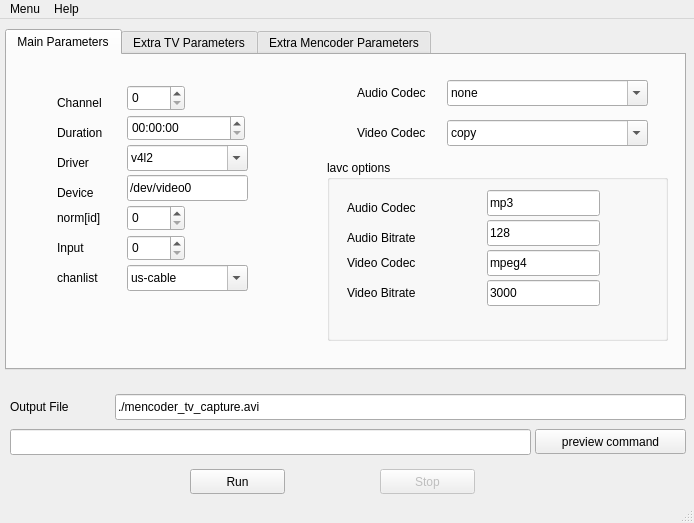
<ui version="4.0" >
 <class>MainWindow</class>
 <widget class="QMainWindow" name="MainWindow" >
  <property name="geometry" >
   <rect>
    <x>0</x>
    <y>0</y>
    <width>694</width>
    <height>523</height>
   </rect>
  </property>
  <property name="windowTitle" >
   <string>mencoder TV Capture GUI</string>
  </property>
  <widget class="QWidget" name="centralwidget" >
   <widget class="QPushButton" name="runButton" >
    <property name="geometry" >
     <rect>
      <x>190</x>
      <y>450</y>
      <width>95</width>
      <height>25</height>
     </rect>
    </property>
    <property name="text" >
     <string>Run</string>
    </property>
   </widget>
   <widget class="QLineEdit" name="outputfile" >
    <property name="geometry" >
     <rect>
      <x>115</x>
      <y>375</y>
      <width>571</width>
      <height>26</height>
     </rect>
    </property>
    <property name="text" >
     <string>./mencoder_tv_capture.avi</string>
    </property>
   </widget>
   <widget class="QLabel" name="label" >
    <property name="geometry" >
     <rect>
      <x>10</x>
      <y>380</y>
      <width>101</width>
      <height>16</height>
     </rect>
    </property>
    <property name="text" >
     <string>Output File</string>
    </property>
   </widget>
   <widget class="QPushButton" name="previewButton" >
    <property name="geometry" >
     <rect>
      <x>535</x>
      <y>410</y>
      <width>151</width>
      <height>25</height>
     </rect>
    </property>
    <property name="text" >
     <string>preview command</string>
    </property>
   </widget>
   <widget class="QLineEdit" name="previewcommand" >
    <property name="geometry" >
     <rect>
      <x>10</x>
      <y>410</y>
      <width>521</width>
      <height>26</height>
     </rect>
    </property>
    <property name="readOnly" >
     <bool>false</bool>
    </property>
   </widget>
   <widget class="QPushButton" name="stopButton" >
    <property name="enabled" >
     <bool>false</bool>
    </property>
    <property name="geometry" >
     <rect>
      <x>380</x>
      <y>450</y>
      <width>95</width>
      <height>25</height>
     </rect>
    </property>
    <property name="text" >
     <string>Stop</string>
    </property>
    <property name="checkable" >
     <bool>false</bool>
    </property>
   </widget>
   <widget class="QTabWidget" name="tabWidget" >
    <property name="geometry" >
     <rect>
      <x>5</x>
      <y>10</y>
      <width>681</width>
      <height>341</height>
     </rect>
    </property>
    <property name="currentIndex" >
     <number>0</number>
    </property>
    <widget class="QWidget" name="tab" >
     <attribute name="title" >
      <string>Main Parameters</string>
     </attribute>
     <widget class="QLabel" name="label_12" >
      <property name="geometry" >
       <rect>
        <x>50</x>
        <y>130</y>
        <width>66</width>
        <height>16</height>
       </rect>
      </property>
      <property name="text" >
       <string>Device</string>
      </property>
     </widget>
     <widget class="QLabel" name="label_6" >
      <property name="geometry" >
       <rect>
        <x>50</x>
        <y>155</y>
        <width>54</width>
        <height>16</height>
       </rect>
      </property>
      <property name="text" >
       <string>norm[id]</string>
      </property>
     </widget>
     <widget class="QSpinBox" name="norm" >
      <property name="geometry" >
       <rect>
        <x>120</x>
        <y>150</y>
        <width>58</width>
        <height>26</height>
       </rect>
      </property>
      <property name="toolTip" >
       <string>0 = NTSC
1 = NTSC-M
2 = NTSC-M-JP
3 = NTSC-M-KR
4 = PAL
5 = PAL-BG
6 = PAL-H
7 = PAL-I
8 = PAL-DK
9 = PAL-M
10 = PAL-N
11 = PAL-Nc
12 = PAL-60
13 = SECAM
14 = SECAM-B
15 = SECAM-G
16 = SECAM-H
17 = SECAM-DK
18 = SECAM-L
19 = SECAM-Lc</string>
      </property>
      <property name="value" >
       <number>0</number>
      </property>
     </widget>
     <widget class="QComboBox" name="driver" >
      <property name="geometry" >
       <rect>
        <x>120</x>
        <y>90</y>
        <width>121</width>
        <height>26</height>
       </rect>
      </property>
      <property name="editable" >
       <bool>true</bool>
      </property>
      <item>
       <property name="text" >
        <string>v4l2</string>
       </property>
      </item>
      <item>
       <property name="text" >
        <string>v4l</string>
       </property>
      </item>
     </widget>
     <widget class="QLineEdit" name="device" >
      <property name="geometry" >
       <rect>
        <x>120</x>
        <y>120</y>
        <width>121</width>
        <height>26</height>
       </rect>
      </property>
      <property name="text" >
       <string>/dev/video0</string>
      </property>
     </widget>
     <widget class="QLabel" name="label_8" >
      <property name="geometry" >
       <rect>
        <x>350</x>
        <y>30</y>
        <width>91</width>
        <height>16</height>
       </rect>
      </property>
      <property name="text" >
       <string>Audio Codec</string>
      </property>
     </widget>
     <widget class="QComboBox" name="videocodec" >
      <property name="geometry" >
       <rect>
        <x>440</x>
        <y>65</y>
        <width>201</width>
        <height>26</height>
       </rect>
      </property>
      <property name="editable" >
       <bool>true</bool>
      </property>
      <item>
       <property name="text" >
        <string>copy</string>
       </property>
      </item>
      <item>
       <property name="text" >
        <string>raw</string>
       </property>
      </item>
      <item>
       <property name="text" >
        <string>lavc</string>
       </property>
      </item>
      <item>
       <property name="text" >
        <string>libdv</string>
       </property>
      </item>
      <item>
       <property name="text" >
        <string>xvid</string>
       </property>
      </item>
     </widget>
     <widget class="QSpinBox" name="input" >
      <property name="geometry" >
       <rect>
        <x>120</x>
        <y>180</y>
        <width>58</width>
        <height>26</height>
       </rect>
      </property>
     </widget>
     <widget class="QLabel" name="label_2" >
      <property name="geometry" >
       <rect>
        <x>50</x>
        <y>40</y>
        <width>54</width>
        <height>16</height>
       </rect>
      </property>
      <property name="text" >
       <string>Channel</string>
      </property>
     </widget>
     <widget class="QComboBox" name="chanlist" >
      <property name="geometry" >
       <rect>
        <x>120</x>
        <y>210</y>
        <width>121</width>
        <height>26</height>
       </rect>
      </property>
      <property name="editable" >
       <bool>true</bool>
      </property>
      <item>
       <property name="text" >
        <string>us-cable</string>
       </property>
      </item>
      <item>
       <property name="text" >
        <string>us-bcast</string>
       </property>
      </item>
      <item>
       <property name="text" >
        <string>europe-east</string>
       </property>
      </item>
      <item>
       <property name="text" >
        <string>europe-west</string>
       </property>
      </item>
     </widget>
     <widget class="QLabel" name="label_7" >
      <property name="geometry" >
       <rect>
        <x>50</x>
        <y>215</y>
        <width>54</width>
        <height>16</height>
       </rect>
      </property>
      <property name="text" >
       <string>chanlist</string>
      </property>
     </widget>
     <widget class="QSpinBox" name="channel" >
      <property name="geometry" >
       <rect>
        <x>120</x>
        <y>30</y>
        <width>58</width>
        <height>26</height>
       </rect>
      </property>
     </widget>
     <widget class="QLabel" name="label_4" >
      <property name="geometry" >
       <rect>
        <x>50</x>
        <y>100</y>
        <width>71</width>
        <height>16</height>
       </rect>
      </property>
      <property name="text" >
       <string>Driver</string>
      </property>
     </widget>
     <widget class="QLabel" name="label_3" >
      <property name="geometry" >
       <rect>
        <x>50</x>
        <y>70</y>
        <width>66</width>
        <height>16</height>
       </rect>
      </property>
      <property name="text" >
       <string>Duration</string>
      </property>
     </widget>
     <widget class="QLabel" name="label_9" >
      <property name="geometry" >
       <rect>
        <x>350</x>
        <y>70</y>
        <width>91</width>
        <height>16</height>
       </rect>
      </property>
      <property name="text" >
       <string>Video Codec</string>
      </property>
     </widget>
     <widget class="QComboBox" name="audiocodec" >
      <property name="geometry" >
       <rect>
        <x>440</x>
        <y>25</y>
        <width>201</width>
        <height>26</height>
       </rect>
      </property>
      <property name="editable" >
       <bool>true</bool>
      </property>
      <item>
       <property name="text" >
        <string>none</string>
       </property>
      </item>
      <item>
       <property name="text" >
        <string>copy</string>
       </property>
      </item>
      <item>
       <property name="text" >
        <string>pcm</string>
       </property>
      </item>
      <item>
       <property name="text" >
        <string>mp3lame</string>
       </property>
      </item>
      <item>
       <property name="text" >
        <string>lavc</string>
       </property>
      </item>
     </widget>
     <widget class="QTimeEdit" name="duration" >
      <property name="geometry" >
       <rect>
        <x>120</x>
        <y>60</y>
        <width>118</width>
        <height>26</height>
       </rect>
      </property>
      <property name="displayFormat" >
       <string>HH:mm:ss</string>
      </property>
     </widget>
     <widget class="QLabel" name="label_5" >
      <property name="geometry" >
       <rect>
        <x>50</x>
        <y>185</y>
        <width>61</width>
        <height>16</height>
       </rect>
      </property>
      <property name="text" >
       <string>Input</string>
      </property>
     </widget>
     <widget class="QGroupBox" name="groupBox" >
      <property name="geometry" >
       <rect>
        <x>320</x>
        <y>105</y>
        <width>341</width>
        <height>181</height>
       </rect>
      </property>
      <property name="title" >
       <string>lavc options</string>
      </property>
      <widget class="QLineEdit" name="lavc_audiocodec" >
       <property name="geometry" >
        <rect>
         <x>160</x>
         <y>30</y>
         <width>113</width>
         <height>26</height>
        </rect>
       </property>
       <property name="text" >
        <string>mp3</string>
       </property>
      </widget>
      <widget class="QLineEdit" name="lavc_audiobitrate" >
       <property name="geometry" >
        <rect>
         <x>160</x>
         <y>60</y>
         <width>113</width>
         <height>26</height>
        </rect>
       </property>
       <property name="text" >
        <string>128</string>
       </property>
      </widget>
      <widget class="QLabel" name="label_19" >
       <property name="geometry" >
        <rect>
         <x>20</x>
         <y>40</y>
         <width>136</width>
         <height>16</height>
        </rect>
       </property>
       <property name="text" >
        <string>Audio Codec</string>
       </property>
      </widget>
      <widget class="QLabel" name="label_20" >
       <property name="geometry" >
        <rect>
         <x>20</x>
         <y>70</y>
         <width>136</width>
         <height>16</height>
        </rect>
       </property>
       <property name="text" >
        <string>Audio Bitrate</string>
       </property>
      </widget>
      <widget class="QLineEdit" name="lavc_videocodec" >
       <property name="geometry" >
        <rect>
         <x>160</x>
         <y>90</y>
         <width>113</width>
         <height>26</height>
        </rect>
       </property>
       <property name="text" >
        <string>mpeg4</string>
       </property>
      </widget>
      <widget class="QLabel" name="label_21" >
       <property name="geometry" >
        <rect>
         <x>20</x>
         <y>95</y>
         <width>136</width>
         <height>16</height>
        </rect>
       </property>
       <property name="text" >
        <string>Video Codec</string>
       </property>
      </widget>
      <widget class="QLabel" name="label_22" >
       <property name="geometry" >
        <rect>
         <x>20</x>
         <y>125</y>
         <width>136</width>
         <height>16</height>
        </rect>
       </property>
       <property name="text" >
        <string>Video Bitrate</string>
       </property>
      </widget>
      <widget class="QLineEdit" name="lavc_videobitrate" >
       <property name="geometry" >
        <rect>
         <x>160</x>
         <y>120</y>
         <width>113</width>
         <height>26</height>
        </rect>
       </property>
       <property name="text" >
        <string>3000</string>
       </property>
      </widget>
     </widget>
    </widget>
    <widget class="QWidget" name="tab_2" >
     <attribute name="title" >
      <string>Extra TV Parameters</string>
     </attribute>
     <widget class="QLabel" name="label_10" >
      <property name="geometry" >
       <rect>
        <x>40</x>
        <y>210</y>
        <width>521</width>
        <height>16</height>
       </rect>
      </property>
      <property name="text" >
       <string>Extra tv parameters (delimited by :)</string>
      </property>
     </widget>
     <widget class="QLineEdit" name="extratvparms" >
      <property name="geometry" >
       <rect>
        <x>32</x>
        <y>230</y>
        <width>541</width>
        <height>26</height>
       </rect>
      </property>
     </widget>
     <widget class="QLineEdit" name="tvwidth" >
      <property name="geometry" >
       <rect>
        <x>110</x>
        <y>10</y>
        <width>113</width>
        <height>26</height>
       </rect>
      </property>
      <property name="text" >
       <string/>
      </property>
     </widget>
     <widget class="QLineEdit" name="tvheight" >
      <property name="geometry" >
       <rect>
        <x>110</x>
        <y>40</y>
        <width>113</width>
        <height>26</height>
       </rect>
      </property>
      <property name="text" >
       <string/>
      </property>
     </widget>
     <widget class="QLabel" name="label_13" >
      <property name="geometry" >
       <rect>
        <x>10</x>
        <y>45</y>
        <width>96</width>
        <height>16</height>
       </rect>
      </property>
      <property name="text" >
       <string>Height</string>
      </property>
     </widget>
     <widget class="QLabel" name="label_14" >
      <property name="geometry" >
       <rect>
        <x>10</x>
        <y>20</y>
        <width>101</width>
        <height>16</height>
       </rect>
      </property>
      <property name="text" >
       <string>Width</string>
      </property>
     </widget>
     <widget class="QLineEdit" name="audiorate" >
      <property name="geometry" >
       <rect>
        <x>110</x>
        <y>70</y>
        <width>113</width>
        <height>26</height>
       </rect>
      </property>
      <property name="text" >
       <string/>
      </property>
     </widget>
     <widget class="QLabel" name="label_17" >
      <property name="geometry" >
       <rect>
        <x>10</x>
        <y>75</y>
        <width>81</width>
        <height>46</height>
       </rect>
      </property>
      <property name="text" >
       <string>Audio Rate</string>
      </property>
      <property name="alignment" >
       <set>Qt::AlignLeading|Qt::AlignLeft|Qt::AlignTop</set>
      </property>
      <property name="wordWrap" >
       <bool>true</bool>
      </property>
     </widget>
     <widget class="QLabel" name="label_24" >
      <property name="geometry" >
       <rect>
        <x>230</x>
        <y>75</y>
        <width>54</width>
        <height>16</height>
       </rect>
      </property>
      <property name="text" >
       <string>Hz</string>
      </property>
     </widget>
    </widget>
    <widget class="QWidget" name="tab_3" >
     <attribute name="title" >
      <string>Extra Mencoder Parameters</string>
     </attribute>
     <widget class="QLabel" name="label_11" >
      <property name="geometry" >
       <rect>
        <x>40</x>
        <y>220</y>
        <width>451</width>
        <height>16</height>
       </rect>
      </property>
      <property name="text" >
       <string>Extra mencoder parameters (delimited by spaces)</string>
      </property>
     </widget>
     <widget class="QLineEdit" name="extramencoderparms" >
      <property name="geometry" >
       <rect>
        <x>32</x>
        <y>240</y>
        <width>541</width>
        <height>26</height>
       </rect>
      </property>
      <property name="text" >
       <string/>
      </property>
     </widget>
     <widget class="QLabel" name="label_15" >
      <property name="geometry" >
       <rect>
        <x>20</x>
        <y>15</y>
        <width>66</width>
        <height>16</height>
       </rect>
      </property>
      <property name="text" >
       <string>Width</string>
      </property>
     </widget>
     <widget class="QLabel" name="label_16" >
      <property name="geometry" >
       <rect>
        <x>20</x>
        <y>45</y>
        <width>61</width>
        <height>16</height>
       </rect>
      </property>
      <property name="text" >
       <string>Height</string>
      </property>
     </widget>
     <widget class="QLineEdit" name="scalewidth" >
      <property name="geometry" >
       <rect>
        <x>90</x>
        <y>10</y>
        <width>113</width>
        <height>26</height>
       </rect>
      </property>
      <property name="text" >
       <string/>
      </property>
     </widget>
     <widget class="QLineEdit" name="scaleheight" >
      <property name="geometry" >
       <rect>
        <x>90</x>
        <y>40</y>
        <width>113</width>
        <height>26</height>
       </rect>
      </property>
      <property name="text" >
       <string/>
      </property>
     </widget>
     <widget class="QCheckBox" name="noskip" >
      <property name="geometry" >
       <rect>
        <x>420</x>
        <y>20</y>
        <width>84</width>
        <height>23</height>
       </rect>
      </property>
      <property name="text" >
       <string>noskip</string>
      </property>
     </widget>
     <widget class="QCheckBox" name="quiet" >
      <property name="geometry" >
       <rect>
        <x>420</x>
        <y>50</y>
        <width>84</width>
        <height>23</height>
       </rect>
      </property>
      <property name="text" >
       <string>quiet</string>
      </property>
      <property name="checked" >
       <bool>true</bool>
      </property>
     </widget>
     <widget class="QLineEdit" name="ofps" >
      <property name="geometry" >
       <rect>
        <x>90</x>
        <y>70</y>
        <width>113</width>
        <height>26</height>
       </rect>
      </property>
      <property name="text" >
       <string/>
      </property>
     </widget>
     <widget class="QLabel" name="label_18" >
      <property name="geometry" >
       <rect>
        <x>20</x>
        <y>75</y>
        <width>61</width>
        <height>16</height>
       </rect>
      </property>
      <property name="text" >
       <string>FPS</string>
      </property>
     </widget>
     <widget class="QLineEdit" name="extrafilters" >
      <property name="geometry" >
       <rect>
        <x>30</x>
        <y>180</y>
        <width>541</width>
        <height>26</height>
       </rect>
      </property>
      <property name="text" >
       <string/>
      </property>
     </widget>
     <widget class="QLabel" name="label_23" >
      <property name="geometry" >
       <rect>
        <x>40</x>
        <y>160</y>
        <width>456</width>
        <height>16</height>
       </rect>
      </property>
      <property name="text" >
       <string>Extra filters (delimited by ,)</string>
      </property>
     </widget>
    </widget>
   </widget>
  </widget>
  <widget class="QMenuBar" name="menubar" >
   <property name="geometry" >
    <rect>
     <x>0</x>
     <y>0</y>
     <width>694</width>
     <height>24</height>
    </rect>
   </property>
   <widget class="QMenu" name="menuPrueba" >
    <property name="title" >
     <string>Menu</string>
    </property>
    <addaction name="actionSave_configuration" />
    <addaction name="actionSalir" />
   </widget>
   <widget class="QMenu" name="menuHelp" >
    <property name="title" >
     <string>Help</string>
    </property>
    <addaction name="actionAbout_mtvcgui" />
   </widget>
   <addaction name="menuPrueba" />
   <addaction name="menuHelp" />
  </widget>
  <widget class="QStatusBar" name="statusbar" />
  <action name="actionSalir" >
   <property name="text" >
    <string>Exit</string>
   </property>
  </action>
  <action name="actionSave_configuration" >
   <property name="text" >
    <string>Save configuration</string>
   </property>
  </action>
  <action name="actionAbout_mtvcgui" >
   <property name="text" >
    <string>About mtvcgui</string>
   </property>
  </action>
 </widget>
 <resources/>
 <connections>
  <connection>
   <sender>runButton</sender>
   <signal>clicked()</signal>
   <receiver>MainWindow</receiver>
   <slot>runMencoder()</slot>
   <hints>
    <hint type="sourcelabel" >
     <x>175</x>
     <y>498</y>
    </hint>
    <hint type="destinationlabel" >
     <x>385</x>
     <y>332</y>
    </hint>
   </hints>
  </connection>
  <connection>
   <sender>previewButton</sender>
   <signal>clicked()</signal>
   <receiver>MainWindow</receiver>
   <slot>previewCommand()</slot>
   <hints>
    <hint type="sourcelabel" >
     <x>570</x>
     <y>458</y>
    </hint>
    <hint type="destinationlabel" >
     <x>490</x>
     <y>469</y>
    </hint>
   </hints>
  </connection>
  <connection>
   <sender>actionSalir</sender>
   <signal>activated()</signal>
   <receiver>MainWindow</receiver>
   <slot>close()</slot>
   <hints>
    <hint type="sourcelabel" >
     <x>-1</x>
     <y>-1</y>
    </hint>
    <hint type="destinationlabel" >
     <x>324</x>
     <y>287</y>
    </hint>
   </hints>
  </connection>
  <connection>
   <sender>stopButton</sender>
   <signal>clicked()</signal>
   <receiver>MainWindow</receiver>
   <slot>stopButtonPressed()</slot>
   <hints>
    <hint type="sourcelabel" >
     <x>397</x>
     <y>498</y>
    </hint>
    <hint type="destinationlabel" >
     <x>528</x>
     <y>526</y>
    </hint>
   </hints>
  </connection>
  <connection>
   <sender>actionSave_configuration</sender>
   <signal>activated()</signal>
   <receiver>MainWindow</receiver>
   <slot>saveConfiguration()</slot>
   <hints>
    <hint type="sourcelabel" >
     <x>-1</x>
     <y>-1</y>
    </hint>
    <hint type="destinationlabel" >
     <x>324</x>
     <y>287</y>
    </hint>
   </hints>
  </connection>
  <connection>
   <sender>actionAbout_mtvcgui</sender>
   <signal>activated()</signal>
   <receiver>MainWindow</receiver>
   <slot>showAboutDialog()</slot>
   <hints>
    <hint type="sourcelabel" >
     <x>-1</x>
     <y>-1</y>
    </hint>
    <hint type="destinationlabel" >
     <x>346</x>
     <y>261</y>
    </hint>
   </hints>
  </connection>
 </connections>
 <slots>
  <slot>runMencoder()</slot>
  <slot>previewCommand()</slot>
  <slot>stopButtonPressed()</slot>
  <slot>saveConfiguration()</slot>
  <slot>showAboutDialog()</slot>
 </slots>
</ui>
